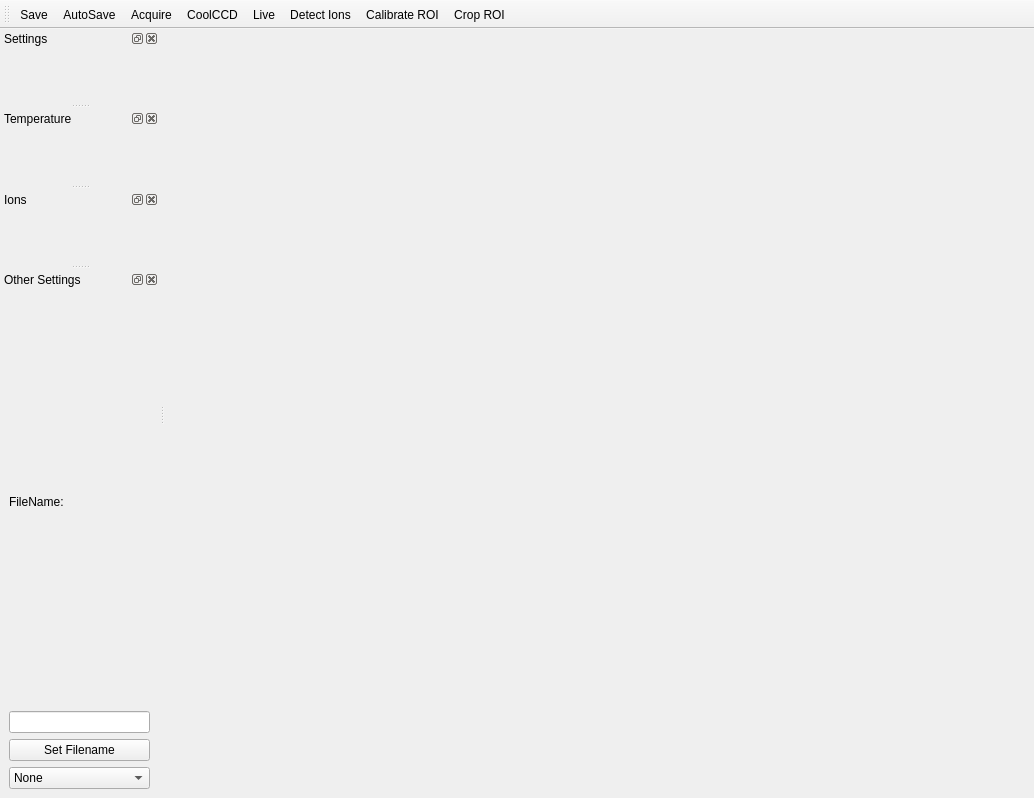
<?xml version="1.0" encoding="UTF-8"?>
<ui version="4.0">
 <class>CameraWindow</class>
 <widget class="QMainWindow" name="CameraWindow">
  <property name="geometry">
   <rect>
    <x>0</x>
    <y>0</y>
    <width>1034</width>
    <height>798</height>
   </rect>
  </property>
  <property name="focusPolicy">
   <enum>Qt::NoFocus</enum>
  </property>
  <property name="windowTitle">
   <string>MainWindow</string>
  </property>
  <property name="windowIcon">
   <iconset resource="Experiment.qrc">
    <normaloff>:/openicon/icons/movie.png</normaloff>:/openicon/icons/movie.png</iconset>
  </property>
  <widget class="QWidget" name="centralwidget">
   <property name="cursor">
    <cursorShape>ArrowCursor</cursorShape>
   </property>
   <layout class="QVBoxLayout" name="verticalLayout_2"/>
  </widget>
  <widget class="QMenuBar" name="menuBar">
   <property name="geometry">
    <rect>
     <x>0</x>
     <y>0</y>
     <width>1034</width>
     <height>21</height>
    </rect>
   </property>
  </widget>
  <widget class="QToolBar" name="toolBar">
   <property name="enabled">
    <bool>true</bool>
   </property>
   <property name="windowTitle">
    <string>toolBar</string>
   </property>
   <attribute name="toolBarArea">
    <enum>TopToolBarArea</enum>
   </attribute>
   <attribute name="toolBarBreak">
    <bool>false</bool>
   </attribute>
   <addaction name="actionSave"/>
   <addaction name="actionAutoSave"/>
   <addaction name="actionAcquire"/>
   <addaction name="actionCoolCCD"/>
   <addaction name="actionLive"/>
   <addaction name="actionDetect_Ions"/>
   <addaction name="actionCalibrate_ROI"/>
   <addaction name="actionCrop_ROI"/>
  </widget>
  <widget class="QDockWidget" name="settingsDock">
   <property name="windowTitle">
    <string>Settings</string>
   </property>
   <attribute name="dockWidgetArea">
    <number>1</number>
   </attribute>
   <widget class="QWidget" name="dockWidgetContents"/>
  </widget>
  <widget class="QDockWidget" name="temperatureDock">
   <property name="windowTitle">
    <string>Temperature</string>
   </property>
   <attribute name="dockWidgetArea">
    <number>1</number>
   </attribute>
   <widget class="QWidget" name="dockWidgetContents_2"/>
  </widget>
  <widget class="QDockWidget" name="ionListDock">
   <property name="windowTitle">
    <string>Ions</string>
   </property>
   <attribute name="dockWidgetArea">
    <number>1</number>
   </attribute>
   <widget class="QWidget" name="dockWidgetContents_3"/>
  </widget>
  <widget class="QDockWidget" name="coolingShotDock">
   <property name="windowTitle">
    <string>Other Settings</string>
   </property>
   <attribute name="dockWidgetArea">
    <number>1</number>
   </attribute>
   <widget class="QWidget" name="dockWidgetContents_6">
    <layout class="QVBoxLayout" name="verticalLayout">
     <item>
      <widget class="QLabel" name="FilenameLabel">
       <property name="text">
        <string>FileName:</string>
       </property>
      </widget>
     </item>
     <item>
      <widget class="QLineEdit" name="fileNameEdit"/>
     </item>
     <item>
      <widget class="QPushButton" name="setName">
       <property name="text">
        <string>Set Filename</string>
       </property>
      </widget>
     </item>
     <item>
      <widget class="QComboBox" name="coolingShotComboBox">
       <property name="editable">
        <bool>false</bool>
       </property>
       <item>
        <property name="text">
         <string>None</string>
        </property>
       </item>
       <item>
        <property name="text">
         <string>Global Cooling Shot</string>
        </property>
       </item>
       <item>
        <property name="text">
         <string>Local Cooling Shot</string>
        </property>
       </item>
      </widget>
     </item>
    </layout>
   </widget>
  </widget>
  <action name="actionSave">
   <property name="icon">
    <iconset>
     <normalon>:/kde/icons/filesave.png</normalon>
    </iconset>
   </property>
   <property name="text">
    <string>Save</string>
   </property>
   <property name="toolTip">
    <string>Save Image</string>
   </property>
   <property name="shortcut">
    <string>Ctrl+S</string>
   </property>
  </action>
  <action name="actionAcquire">
   <property name="checkable">
    <bool>true</bool>
   </property>
   <property name="icon">
    <iconset>
     <normaloff>Z:/Lab/Andor Project/imaging_software_g/bitmaps/go.png</normaloff>
     <normalon>:/openicon/icons/road-sign-us-stop.png</normalon>Z:/Lab/Andor Project/imaging_software_g/bitmaps/go.png</iconset>
   </property>
   <property name="text">
    <string>Acquire</string>
   </property>
   <property name="toolTip">
    <string>Acquire</string>
   </property>
  </action>
  <action name="actionCoolCCD">
   <property name="checkable">
    <bool>true</bool>
   </property>
   <property name="checked">
    <bool>false</bool>
   </property>
   <property name="icon">
    <iconset resource="Experiment.qrc">
     <normaloff>:/openicon/icons/go-up-7.png</normaloff>
     <activeoff>:/openicon/icons/go-up-7.png</activeoff>
     <activeon>:/openicon/icons/go-down-7.png</activeon>
     <selectedoff>:/openicon/icons/go-up-7.png</selectedoff>:/openicon/icons/go-up-7.png</iconset>
   </property>
   <property name="text">
    <string>CoolCCD</string>
   </property>
   <property name="toolTip">
    <string>Cool CCD</string>
   </property>
  </action>
  <action name="actionLive">
   <property name="checkable">
    <bool>true</bool>
   </property>
   <property name="enabled">
    <bool>true</bool>
   </property>
   <property name="icon">
    <iconset resource="Experiment.qrc">
     <normaloff>:/openicon/icons/media-playback-start-7.png</normaloff>
     <normalon>:/kde/icons/media-playback-pause-7.png</normalon>:/openicon/icons/media-playback-start-7.png</iconset>
   </property>
   <property name="text">
    <string>Live</string>
   </property>
   <property name="toolTip">
    <string>Live Mode</string>
   </property>
  </action>
  <action name="actionCalibrate_ROI">
   <property name="icon">
    <iconset resource="Experiment.qrc">
     <normaloff>:/openicon/icons/office-chart-bar.png</normaloff>:/openicon/icons/office-chart-bar.png</iconset>
   </property>
   <property name="text">
    <string>Calibrate ROI</string>
   </property>
  </action>
  <action name="actionDetect_Ions">
   <property name="icon">
    <iconset resource="Experiment.qrc">
     <normaloff>:/openicon/icons/measure.png</normaloff>:/openicon/icons/measure.png</iconset>
   </property>
   <property name="text">
    <string>Detect Ions</string>
   </property>
  </action>
  <action name="actionCrop_ROI">
   <property name="checkable">
    <bool>true</bool>
   </property>
   <property name="icon">
    <iconset resource="Experiment.qrc">
     <normaloff>:/other/icons/gray-grid.png</normaloff>
     <normalon>:/petersIcons/icons/FPGA.png</normalon>:/other/icons/gray-grid.png</iconset>
   </property>
   <property name="text">
    <string>Crop ROI</string>
   </property>
   <property name="toolTip">
    <string>Restrict camera output to ROI (for faster scanning)</string>
   </property>
  </action>
  <action name="actionAutoSave">
   <property name="checkable">
    <bool>true</bool>
   </property>
   <property name="checked">
    <bool>false</bool>
   </property>
   <property name="icon">
    <iconset resource="Experiment.qrc">
     <normaloff>:/kde/icons/filesaveas.png</normaloff>:/kde/icons/filesaveas.png</iconset>
   </property>
   <property name="text">
    <string>AutoSave</string>
   </property>
   <property name="toolTip">
    <string>AutoSave Toggle</string>
   </property>
  </action>
  <action name="actionNameDocument">
   <property name="icon">
    <iconset resource="Experiment.qrc">
     <normaloff>:/kde/icons/document-open-5.png</normaloff>:/kde/icons/document-open-5.png</iconset>
   </property>
   <property name="text">
    <string>NameDocument</string>
   </property>
   <property name="toolTip">
    <string>Name the document</string>
   </property>
  </action>
 </widget>
 <resources>
  <include location="Experiment.qrc"/>
 </resources>
 <connections/>
</ui>
